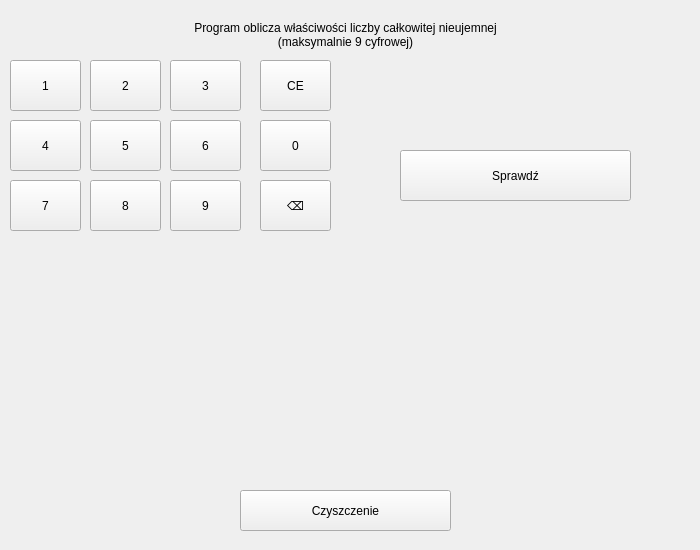
<?xml version="1.0" encoding="UTF-8"?>
<ui version="4.0">
 <class>Second</class>
 <widget class="QMainWindow" name="Second">
  <property name="geometry">
   <rect>
    <x>0</x>
    <y>0</y>
    <width>700</width>
    <height>550</height>
   </rect>
  </property>
  <property name="minimumSize">
   <size>
    <width>700</width>
    <height>550</height>
   </size>
  </property>
  <property name="maximumSize">
   <size>
    <width>700</width>
    <height>550</height>
   </size>
  </property>
  <property name="sizeIncrement">
   <size>
    <width>512</width>
    <height>550</height>
   </size>
  </property>
  <property name="baseSize">
   <size>
    <width>512</width>
    <height>550</height>
   </size>
  </property>
  <property name="windowTitle">
   <string>Właściwości liczby</string>
  </property>
  <widget class="QWidget" name="centralwidget">
   <widget class="QPushButton" name="znak7">
    <property name="geometry">
     <rect>
      <x>10</x>
      <y>180</y>
      <width>71</width>
      <height>51</height>
     </rect>
    </property>
    <property name="text">
     <string>7</string>
    </property>
   </widget>
   <widget class="QPushButton" name="znak0">
    <property name="geometry">
     <rect>
      <x>260</x>
      <y>120</y>
      <width>71</width>
      <height>51</height>
     </rect>
    </property>
    <property name="text">
     <string>0</string>
    </property>
   </widget>
   <widget class="QLabel" name="ekran2">
    <property name="geometry">
     <rect>
      <x>10</x>
      <y>240</y>
      <width>661</width>
      <height>241</height>
     </rect>
    </property>
    <property name="autoFillBackground">
     <bool>true</bool>
    </property>
    <property name="text">
     <string/>
    </property>
   </widget>
   <widget class="QPushButton" name="znak6">
    <property name="geometry">
     <rect>
      <x>170</x>
      <y>120</y>
      <width>71</width>
      <height>51</height>
     </rect>
    </property>
    <property name="text">
     <string>6</string>
    </property>
   </widget>
   <widget class="QPushButton" name="znakrowna">
    <property name="geometry">
     <rect>
      <x>400</x>
      <y>150</y>
      <width>231</width>
      <height>51</height>
     </rect>
    </property>
    <property name="text">
     <string>Sprawdź</string>
    </property>
    <property name="autoDefault">
     <bool>false</bool>
    </property>
    <property name="default">
     <bool>false</bool>
    </property>
   </widget>
   <widget class="QPushButton" name="znak5">
    <property name="geometry">
     <rect>
      <x>90</x>
      <y>120</y>
      <width>71</width>
      <height>51</height>
     </rect>
    </property>
    <property name="text">
     <string>5</string>
    </property>
   </widget>
   <widget class="QPushButton" name="znak8">
    <property name="geometry">
     <rect>
      <x>90</x>
      <y>180</y>
      <width>71</width>
      <height>51</height>
     </rect>
    </property>
    <property name="text">
     <string>8</string>
    </property>
   </widget>
   <widget class="QPushButton" name="znak3">
    <property name="geometry">
     <rect>
      <x>170</x>
      <y>60</y>
      <width>71</width>
      <height>51</height>
     </rect>
    </property>
    <property name="text">
     <string>3</string>
    </property>
   </widget>
   <widget class="QPushButton" name="znak9">
    <property name="geometry">
     <rect>
      <x>170</x>
      <y>180</y>
      <width>71</width>
      <height>51</height>
     </rect>
    </property>
    <property name="text">
     <string>9</string>
    </property>
   </widget>
   <widget class="QLabel" name="ekran">
    <property name="geometry">
     <rect>
      <x>400</x>
      <y>80</y>
      <width>231</width>
      <height>41</height>
     </rect>
    </property>
    <property name="font">
     <font>
      <pointsize>24</pointsize>
     </font>
    </property>
    <property name="autoFillBackground">
     <bool>true</bool>
    </property>
    <property name="text">
     <string/>
    </property>
   </widget>
   <widget class="QPushButton" name="znak1">
    <property name="geometry">
     <rect>
      <x>10</x>
      <y>60</y>
      <width>71</width>
      <height>51</height>
     </rect>
    </property>
    <property name="text">
     <string>1</string>
    </property>
   </widget>
   <widget class="QPushButton" name="znak2">
    <property name="geometry">
     <rect>
      <x>90</x>
      <y>60</y>
      <width>71</width>
      <height>51</height>
     </rect>
    </property>
    <property name="text">
     <string>2</string>
    </property>
   </widget>
   <widget class="QPushButton" name="znak4">
    <property name="geometry">
     <rect>
      <x>10</x>
      <y>120</y>
      <width>71</width>
      <height>51</height>
     </rect>
    </property>
    <property name="text">
     <string>4</string>
    </property>
   </widget>
   <widget class="QPushButton" name="znakclear">
    <property name="geometry">
     <rect>
      <x>260</x>
      <y>60</y>
      <width>71</width>
      <height>51</height>
     </rect>
    </property>
    <property name="text">
     <string>CE</string>
    </property>
   </widget>
   <widget class="QPushButton" name="znakbksp">
    <property name="geometry">
     <rect>
      <x>260</x>
      <y>180</y>
      <width>71</width>
      <height>51</height>
     </rect>
    </property>
    <property name="text">
     <string>⌫</string>
    </property>
   </widget>
   <widget class="QPushButton" name="znakczysz">
    <property name="geometry">
     <rect>
      <x>240</x>
      <y>490</y>
      <width>211</width>
      <height>41</height>
     </rect>
    </property>
    <property name="text">
     <string>Czyszczenie</string>
    </property>
    <property name="autoDefault">
     <bool>false</bool>
    </property>
    <property name="default">
     <bool>false</bool>
    </property>
   </widget>
   <widget class="QLabel" name="label">
    <property name="geometry">
     <rect>
      <x>20</x>
      <y>10</y>
      <width>651</width>
      <height>51</height>
     </rect>
    </property>
    <property name="text">
     <string>&lt;html&gt;&lt;head/&gt;&lt;body&gt;&lt;p&gt;Program oblicza właściwości liczby całkowitej nieujemnej&lt;br/&gt;(maksymalnie 9 cyfrowej)&lt;/p&gt;&lt;/body&gt;&lt;/html&gt;</string>
    </property>
    <property name="alignment">
     <set>Qt::AlignCenter</set>
    </property>
   </widget>
   <zorder>znak5</zorder>
   <zorder>znak7</zorder>
   <zorder>znak0</zorder>
   <zorder>ekran2</zorder>
   <zorder>znak6</zorder>
   <zorder>znakrowna</zorder>
   <zorder>znak8</zorder>
   <zorder>znak3</zorder>
   <zorder>znak9</zorder>
   <zorder>ekran</zorder>
   <zorder>znak1</zorder>
   <zorder>znak2</zorder>
   <zorder>znak4</zorder>
   <zorder>znakclear</zorder>
   <zorder>znakbksp</zorder>
   <zorder>znakczysz</zorder>
   <zorder>label</zorder>
  </widget>
 </widget>
 <layoutdefault spacing="6" margin="11"/>
 <resources/>
 <connections/>
</ui>
